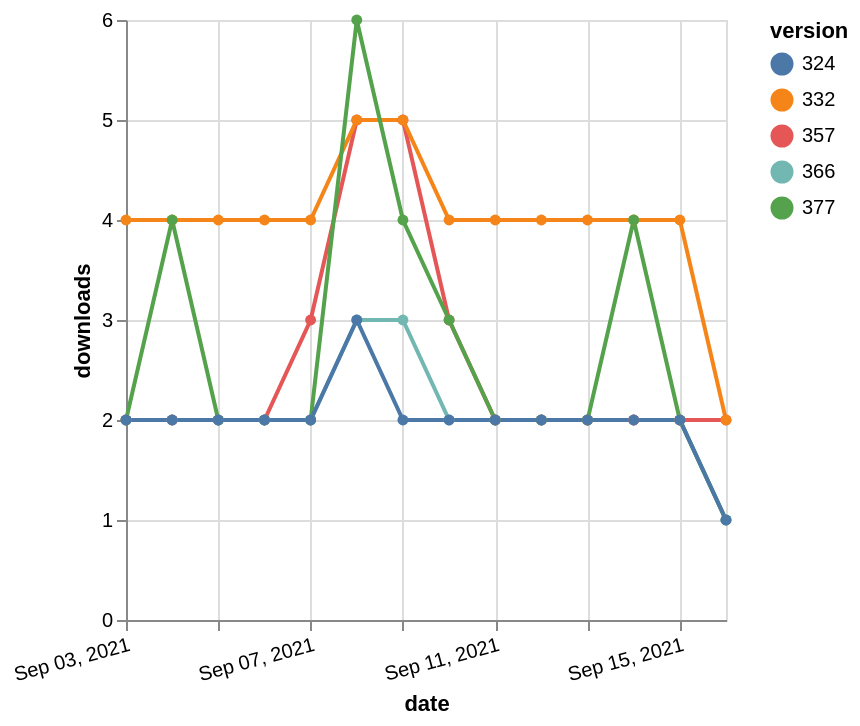

Specify this chart in Vega-Lite:
### Vega-Lite specification from a JSON file in a GitHub repository (floating-point values rounded to 4 significant figures)
{"$schema": "https://vega.github.io/schema/vega-lite/v5.json", "description": "A simple bar chart with embedded data.", "data": {"values": [{"date": "2021-09-03", "total": 2320, "delta": 2, "version": "366"}, {"date": "2021-09-04", "total": 2322, "delta": 2, "version": "366"}, {"date": "2021-09-05", "total": 2324, "delta": 2, "version": "366"}, {"date": "2021-09-06", "total": 2326, "delta": 2, "version": "366"}, {"date": "2021-09-07", "total": 2328, "delta": 2, "version": "366"}, {"date": "2021-09-08", "total": 2331, "delta": 3, "version": "366"}, {"date": "2021-09-09", "total": 2334, "delta": 3, "version": "366"}, {"date": "2021-09-10", "total": 2336, "delta": 2, "version": "366"}, {"date": "2021-09-11", "total": 2338, "delta": 2, "version": "366"}, {"date": "2021-09-12", "total": 2340, "delta": 2, "version": "366"}, {"date": "2021-09-13", "total": 2342, "delta": 2, "version": "366"}, {"date": "2021-09-14", "total": 2344, "delta": 2, "version": "366"}, {"date": "2021-09-15", "total": 2346, "delta": 2, "version": "366"}, {"date": "2021-09-16", "total": 2347, "delta": 1, "version": "366"}, {"date": "2021-09-03", "total": 2912, "delta": 2, "version": "357"}, {"date": "2021-09-04", "total": 2914, "delta": 2, "version": "357"}, {"date": "2021-09-05", "total": 2916, "delta": 2, "version": "357"}, {"date": "2021-09-06", "total": 2918, "delta": 2, "version": "357"}, {"date": "2021-09-07", "total": 2921, "delta": 3, "version": "357"}, {"date": "2021-09-08", "total": 2926, "delta": 5, "version": "357"}, {"date": "2021-09-09", "total": 2931, "delta": 5, "version": "357"}, {"date": "2021-09-10", "total": 2934, "delta": 3, "version": "357"}, {"date": "2021-09-11", "total": 2936, "delta": 2, "version": "357"}, {"date": "2021-09-12", "total": 2938, "delta": 2, "version": "357"}, {"date": "2021-09-13", "total": 2940, "delta": 2, "version": "357"}, {"date": "2021-09-14", "total": 2942, "delta": 2, "version": "357"}, {"date": "2021-09-15", "total": 2944, "delta": 2, "version": "357"}, {"date": "2021-09-16", "total": 2946, "delta": 2, "version": "357"}, {"date": "2021-09-03", "total": 4934, "delta": 4, "version": "332"}, {"date": "2021-09-04", "total": 4938, "delta": 4, "version": "332"}, {"date": "2021-09-05", "total": 4942, "delta": 4, "version": "332"}, {"date": "2021-09-06", "total": 4946, "delta": 4, "version": "332"}, {"date": "2021-09-07", "total": 4950, "delta": 4, "version": "332"}, {"date": "2021-09-08", "total": 4955, "delta": 5, "version": "332"}, {"date": "2021-09-09", "total": 4960, "delta": 5, "version": "332"}, {"date": "2021-09-10", "total": 4964, "delta": 4, "version": "332"}, {"date": "2021-09-11", "total": 4968, "delta": 4, "version": "332"}, {"date": "2021-09-12", "total": 4972, "delta": 4, "version": "332"}, {"date": "2021-09-13", "total": 4976, "delta": 4, "version": "332"}, {"date": "2021-09-14", "total": 4980, "delta": 4, "version": "332"}, {"date": "2021-09-15", "total": 4984, "delta": 4, "version": "332"}, {"date": "2021-09-16", "total": 4986, "delta": 2, "version": "332"}, {"date": "2021-09-03", "total": 2115, "delta": 2, "version": "377"}, {"date": "2021-09-04", "total": 2119, "delta": 4, "version": "377"}, {"date": "2021-09-05", "total": 2121, "delta": 2, "version": "377"}, {"date": "2021-09-06", "total": 2123, "delta": 2, "version": "377"}, {"date": "2021-09-07", "total": 2125, "delta": 2, "version": "377"}, {"date": "2021-09-08", "total": 2131, "delta": 6, "version": "377"}, {"date": "2021-09-09", "total": 2135, "delta": 4, "version": "377"}, {"date": "2021-09-10", "total": 2138, "delta": 3, "version": "377"}, {"date": "2021-09-11", "total": 2140, "delta": 2, "version": "377"}, {"date": "2021-09-12", "total": 2142, "delta": 2, "version": "377"}, {"date": "2021-09-13", "total": 2144, "delta": 2, "version": "377"}, {"date": "2021-09-14", "total": 2148, "delta": 4, "version": "377"}, {"date": "2021-09-15", "total": 2150, "delta": 2, "version": "377"}, {"date": "2021-09-16", "total": 2151, "delta": 1, "version": "377"}, {"date": "2021-09-03", "total": 2527, "delta": 2, "version": "324"}, {"date": "2021-09-04", "total": 2529, "delta": 2, "version": "324"}, {"date": "2021-09-05", "total": 2531, "delta": 2, "version": "324"}, {"date": "2021-09-06", "total": 2533, "delta": 2, "version": "324"}, {"date": "2021-09-07", "total": 2535, "delta": 2, "version": "324"}, {"date": "2021-09-08", "total": 2538, "delta": 3, "version": "324"}, {"date": "2021-09-09", "total": 2540, "delta": 2, "version": "324"}, {"date": "2021-09-10", "total": 2542, "delta": 2, "version": "324"}, {"date": "2021-09-11", "total": 2544, "delta": 2, "version": "324"}, {"date": "2021-09-12", "total": 2546, "delta": 2, "version": "324"}, {"date": "2021-09-13", "total": 2548, "delta": 2, "version": "324"}, {"date": "2021-09-14", "total": 2550, "delta": 2, "version": "324"}, {"date": "2021-09-15", "total": 2552, "delta": 2, "version": "324"}, {"date": "2021-09-16", "total": 2553, "delta": 1, "version": "324"}]}, "width": "container", "mark": {"type": "line", "point": {"filled": true}}, "encoding": {"x": {"field": "date", "type": "temporal", "timeUnit": "yearmonthdate", "title": "date", "axis": {"labelAngle": -15}}, "y": {"field": "delta", "type": "quantitative", "title": "downloads"}, "color": {"field": "version", "type": "nominal"}, "tooltip": {"field": "delta"}}}
